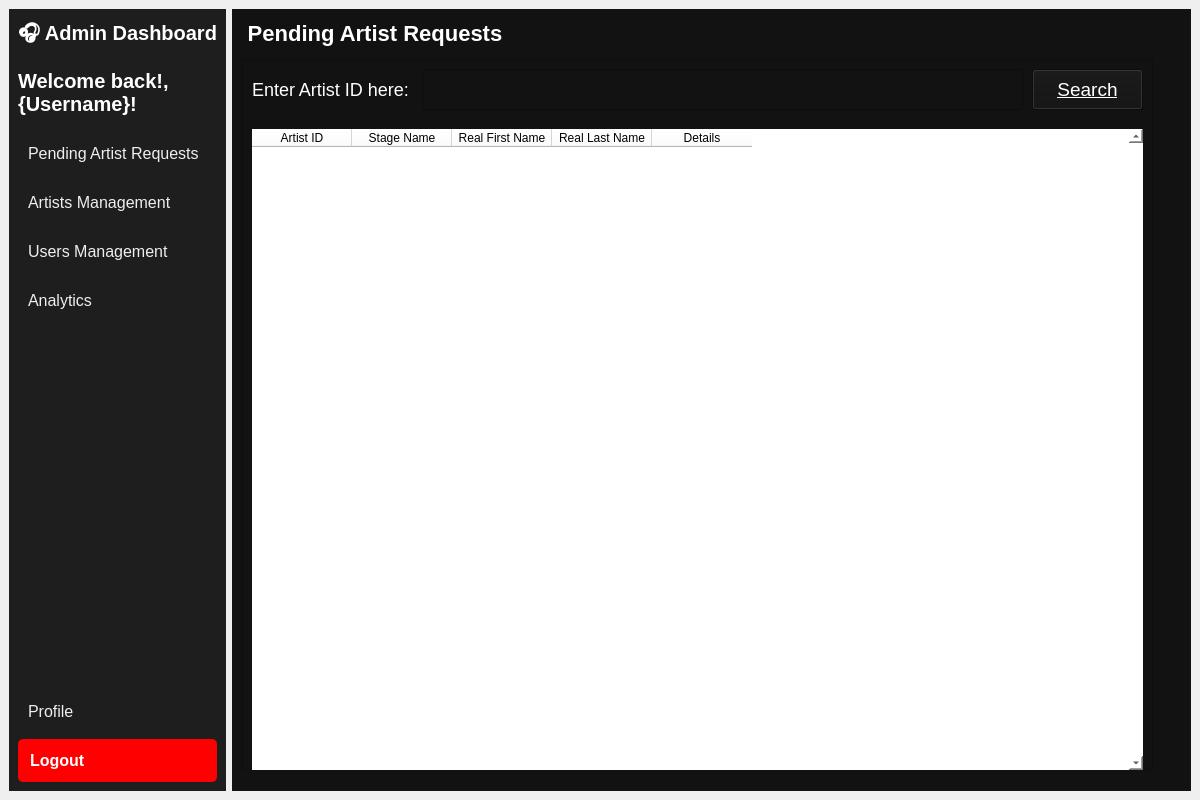
<?xml version="1.0" encoding="UTF-8"?>
<ui version="4.0">
 <class>AdminMainWindow</class>
 <widget class="QMainWindow" name="AdminMainWindow">
  <property name="geometry">
   <rect>
    <x>0</x>
    <y>0</y>
    <width>1200</width>
    <height>800</height>
   </rect>
  </property>
  <property name="windowTitle">
   <string>Admin Dashboard</string>
  </property>
  <widget class="QWidget" name="centralwidget">
   <layout class="QHBoxLayout" name="horizontalLayout">
    <item>
     <widget class="QFrame" name="sidebar">
      <property name="minimumSize">
       <size>
        <width>200</width>
        <height>0</height>
       </size>
      </property>
      <property name="styleSheet">
       <string notr="true">
        QFrame { background-color: #1e1e1e; }
        QPushButton { 
            background: none; 
            color: #eee; 
            font-size: 16px; 
            padding: 12px 10px; 
            border-radius: 5px;
            text-align: left;
        }
        QPushButton:hover { background-color: #2c2c2c; }
        QPushButton:checked { background-color: #3a3a3a; }
       </string>
      </property>
      <layout class="QVBoxLayout" name="sidebarLayout">
       <item>
        <widget class="QLabel" name="adminTitle">
         <property name="styleSheet">
          <string notr="true">font-size:20px; font-weight:bold; color:#fff;</string>
         </property>
         <property name="text">
          <string>🎧 Admin Dashboard</string>
         </property>
         <property name="alignment">
          <set>Qt::AlignCenter</set>
         </property>
        </widget>
       </item>
       <item>
        <spacer name="spacerDashboard">
         <property name="orientation">
          <enum>Qt::Vertical</enum>
         </property>
         <property name="sizeType">
          <enum>QSizePolicy::Fixed</enum>
         </property>
         <property name="sizeHint" stdset="0">
          <size>
           <width>20</width>
           <height>10</height>
          </size>
         </property>
        </spacer>
       </item>
       <item>
        <widget class="QLabel" name="welcomeLabel">
         <property name="font">
          <font>
           <pointsize>-1</pointsize>
           <weight>75</weight>
           <bold>true</bold>
          </font>
         </property>
         <property name="styleSheet">
          <string notr="true">font-size:20px; font-weight:bold; color:#fff;</string>
         </property>
         <property name="text">
          <string>Welcome back!, {Username}!</string>
         </property>
         <property name="alignment">
          <set>Qt::AlignLeading|Qt::AlignLeft|Qt::AlignVCenter</set>
         </property>
         <property name="wordWrap">
          <bool>true</bool>
         </property>
        </widget>
       </item>
       <item>
        <spacer name="spacerWelcome">
         <property name="orientation">
          <enum>Qt::Vertical</enum>
         </property>
         <property name="sizeType">
          <enum>QSizePolicy::Fixed</enum>
         </property>
         <property name="sizeHint" stdset="0">
          <size>
           <width>20</width>
           <height>10</height>
          </size>
         </property>
        </spacer>
       </item>
       <item>
        <widget class="QPushButton" name="requestsBtn">
         <property name="text">
          <string>Pending Artist Requests</string>
         </property>
         <property name="checkable">
          <bool>true</bool>
         </property>
        </widget>
       </item>
       <item>
        <widget class="QPushButton" name="manageBtn">
         <property name="text">
          <string>Artists Management</string>
         </property>
         <property name="checkable">
          <bool>true</bool>
         </property>
        </widget>
       </item>
       <item>
        <widget class="QPushButton" name="usersBtn">
         <property name="text">
          <string>Users Management</string>
         </property>
         <property name="checkable">
          <bool>true</bool>
         </property>
        </widget>
       </item>
       <item>
        <widget class="QPushButton" name="analyticsBtn">
         <property name="text">
          <string>Analytics</string>
         </property>
         <property name="checkable">
          <bool>true</bool>
         </property>
        </widget>
       </item>
       <item>
        <spacer name="spacerMiddle">
         <property name="orientation">
          <enum>Qt::Vertical</enum>
         </property>
         <property name="sizeHint" stdset="0">
          <size>
           <width>0</width>
           <height>0</height>
          </size>
         </property>
        </spacer>
       </item>
       <item>
        <widget class="QPushButton" name="profileBtn">
         <property name="text">
          <string>Profile</string>
         </property>
         <property name="checkable">
          <bool>true</bool>
         </property>
        </widget>
       </item>
       <item>
        <widget class="QPushButton" name="logoutBtn">
         <property name="styleSheet">
          <string notr="true">background:red; color:white; font-weight:bold; border-radius:5px; padding:12px;</string>
         </property>
         <property name="text">
          <string>Logout</string>
         </property>
        </widget>
       </item>
      </layout>
     </widget>
    </item>
    <item>
     <widget class="QStackedWidget" name="stackedWidget">
      <widget class="QWidget" name="artistRequestsPage">
       <property name="styleSheet">
        <string notr="true">background-color: #121212; color: #fff;</string>
       </property>
       <widget class="QLabel" name="artistRequestsTitle">
        <property name="geometry">
         <rect>
          <x>11</x>
          <y>11</y>
          <width>264</width>
          <height>27</height>
         </rect>
        </property>
        <property name="styleSheet">
         <string notr="true">font-size:22px; font-weight:bold;</string>
        </property>
        <property name="text">
         <string>Pending Artist Requests</string>
        </property>
        <property name="alignment">
         <set>Qt::AlignCenter</set>
        </property>
       </widget>
       <widget class="QTableWidget" name="artistRequestsList">
        <property name="geometry">
         <rect>
          <x>10</x>
          <y>50</y>
          <width>911</width>
          <height>711</height>
         </rect>
        </property>
       </widget>
       <widget class="QLineEdit" name="lineEdit">
        <property name="geometry">
         <rect>
          <x>190</x>
          <y>60</y>
          <width>601</width>
          <height>41</height>
         </rect>
        </property>
        <property name="styleSheet">
         <string notr="true">font-size:18px;</string>
        </property>
        <property name="text">
         <string/>
        </property>
       </widget>
       <widget class="QLabel" name="label">
        <property name="geometry">
         <rect>
          <x>20</x>
          <y>70</y>
          <width>161</width>
          <height>21</height>
         </rect>
        </property>
        <property name="styleSheet">
         <string notr="true">font-size:18px;</string>
        </property>
        <property name="text">
         <string>Enter Artist ID here:</string>
        </property>
       </widget>
       <widget class="QPushButton" name="pushButton">
        <property name="geometry">
         <rect>
          <x>800</x>
          <y>60</y>
          <width>111</width>
          <height>41</height>
         </rect>
        </property>
        <property name="font">
         <font>
          <pointsize>-1</pointsize>
          <weight>50</weight>
          <bold>false</bold>
          <underline>true</underline>
         </font>
        </property>
        <property name="styleSheet">
         <string notr="true">font-size:19px;</string>
        </property>
        <property name="text">
         <string>Search</string>
        </property>
       </widget>
       <widget class="QTableWidget" name="artistsRequestTable">
        <property name="geometry">
         <rect>
          <x>20</x>
          <y>120</y>
          <width>891</width>
          <height>641</height>
         </rect>
        </property>
        <property name="sizePolicy">
         <sizepolicy hsizetype="Maximum" vsizetype="Expanding">
          <horstretch>0</horstretch>
          <verstretch>0</verstretch>
         </sizepolicy>
        </property>
        <property name="autoFillBackground">
         <bool>false</bool>
        </property>
        <property name="styleSheet">
         <string notr="true">background-color:#FFFFFF ; color: #000000;              border: 10px; solid #FFFFFF;</string>
        </property>
        <property name="verticalScrollBarPolicy">
         <enum>Qt::ScrollBarAlwaysOn</enum>
        </property>
        <property name="horizontalScrollBarPolicy">
         <enum>Qt::ScrollBarAsNeeded</enum>
        </property>
        <property name="verticalScrollMode">
         <enum>QAbstractItemView::ScrollPerPixel</enum>
        </property>
        <property name="columnCount">
         <number>5</number>
        </property>
        <attribute name="horizontalHeaderVisible">
         <bool>true</bool>
        </attribute>
        <attribute name="horizontalHeaderCascadingSectionResizes">
         <bool>false</bool>
        </attribute>
        <attribute name="horizontalHeaderStretchLastSection">
         <bool>false</bool>
        </attribute>
        <column>
         <property name="text">
          <string>Artist ID</string>
         </property>
        </column>
        <column>
         <property name="text">
          <string>Stage Name</string>
         </property>
        </column>
        <column>
         <property name="text">
          <string>Real First Name</string>
         </property>
        </column>
        <column>
         <property name="text">
          <string>Real Last Name</string>
         </property>
        </column>
        <column>
         <property name="text">
          <string>Details</string>
         </property>
        </column>
       </widget>
       <widget class="QWidget" name="">
        <layout class="QHBoxLayout"/>
       </widget>
      </widget>
      <widget class="QWidget" name="manageArtistsPage">
       <property name="styleSheet">
        <string notr="true">background-color: #121212; color: #fff;</string>
       </property>
       <layout class="QVBoxLayout">
        <item>
         <widget class="QLabel" name="manageArtistsTitle">
          <property name="styleSheet">
           <string notr="true">font-size:22px; font-weight:bold;</string>
          </property>
          <property name="text">
           <string>Artist Management</string>
          </property>
          <property name="alignment">
           <set>Qt::AlignCenter</set>
          </property>
         </widget>
        </item>
        <item>
         <widget class="QListWidget" name="allArtistsList"/>
        </item>
        <item>
         <layout class="QHBoxLayout">
          <item>
           <widget class="QPushButton" name="removeArtistBtn">
            <property name="text">
             <string>Remove</string>
            </property>
           </widget>
          </item>
          <item>
           <widget class="QPushButton" name="banArtistBtn">
            <property name="text">
             <string>Ban</string>
            </property>
           </widget>
          </item>
         </layout>
        </item>
       </layout>
      </widget>
      <widget class="QWidget" name="analyticsPage">
       <property name="styleSheet">
        <string notr="true">background-color: #121212; color: #fff;</string>
       </property>
       <layout class="QVBoxLayout">
        <item>
         <widget class="QLabel" name="analyticsTitle">
          <property name="styleSheet">
           <string notr="true">font-size:22px; font-weight:bold;</string>
          </property>
          <property name="text">
           <string>Analytics</string>
          </property>
          <property name="alignment">
           <set>Qt::AlignCenter</set>
          </property>
         </widget>
        </item>
        <item>
         <widget class="QListWidget" name="analyticsList"/>
        </item>
       </layout>
      </widget>
      <widget class="QWidget" name="usersPage">
       <property name="styleSheet">
        <string notr="true">background-color: #121212; color: #fff;</string>
       </property>
       <layout class="QVBoxLayout">
        <item>
         <widget class="QLabel" name="usersTitle">
          <property name="styleSheet">
           <string notr="true">font-size:22px; font-weight:bold;</string>
          </property>
          <property name="text">
           <string>Users Management</string>
          </property>
          <property name="alignment">
           <set>Qt::AlignCenter</set>
          </property>
         </widget>
        </item>
        <item>
         <layout class="QHBoxLayout">
          <item>
           <widget class="QLineEdit" name="searchUserInput">
            <property name="placeholderText">
             <string>Search user by name...</string>
            </property>
           </widget>
          </item>
          <item>
           <widget class="QPushButton" name="searchUserBtn">
            <property name="text">
             <string>Search</string>
            </property>
           </widget>
          </item>
         </layout>
        </item>
        <item>
         <widget class="QListWidget" name="usersList"/>
        </item>
        <item>
         <widget class="QPushButton" name="deleteUserBtn">
          <property name="text">
           <string>Delete User</string>
          </property>
         </widget>
        </item>
       </layout>
      </widget>
      <widget class="QWidget" name="profilePage">
       <property name="styleSheet">
        <string notr="true">background-color: #121212; color: #fff;</string>
       </property>
       <layout class="QVBoxLayout">
        <item>
         <widget class="QLabel" name="profileLabel">
          <property name="styleSheet">
           <string notr="true">font-size:22px; font-weight:bold;</string>
          </property>
          <property name="text">
           <string>👤 Admin Profile</string>
          </property>
          <property name="alignment">
           <set>Qt::AlignCenter</set>
          </property>
         </widget>
        </item>
        <item>
         <widget class="QPushButton" name="themeToggleBtn">
          <property name="text">
           <string>Switch Light/Dark Theme</string>
          </property>
         </widget>
        </item>
       </layout>
      </widget>
     </widget>
    </item>
   </layout>
  </widget>
 </widget>
 <resources/>
 <connections/>
</ui>
